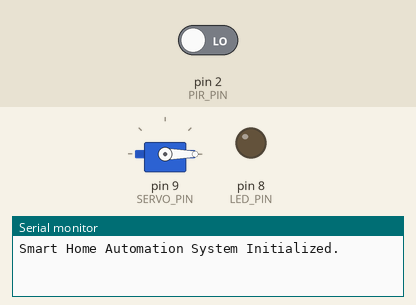
A sketch run on a simulated Arduino Uno, built with avr-gcc and run on an emulated ATmega328P. On the bench: servo, output pins drawn as LEDs (lit = HIGH), the last lines printed to the serial monitor. Inputs (shaded band) come from the test bench; at power-on: pin 2 (PIR_PIN) LOW.

Above: at 1.8 s.
1.9 s: pin 2 (PIR_PIN) driven HIGH
At 2.15 s:
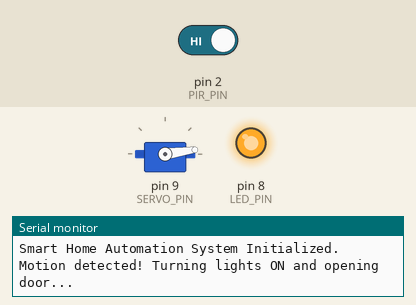
At 4.1 s:
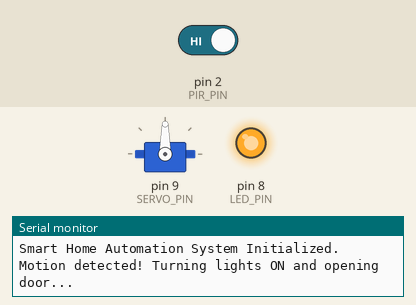
4.9 s: pin 2 (PIR_PIN) driven LOW
At 5.52 s:
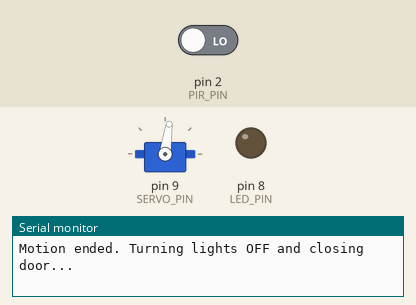
Timing chart, 0 to 8.2 s (numbered marks = the images above; inputs shaded):
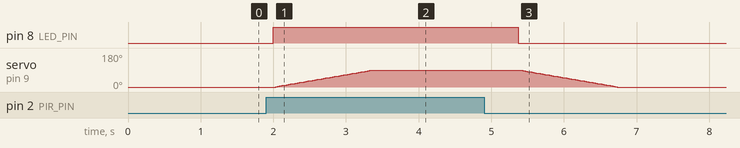

Measured:
- after the input at 1.9 s, pin 8 (LED_PIN): LOW → HIGH after 0.10 s; servo on pin 9 (SERVO_PIN): moves from 0° to 90° over 1.3 s, starting after 0.13 s
- after the input at 4.9 s, pin 8 (LED_PIN): HIGH → LOW after 0.47 s; servo on pin 9 (SERVO_PIN): moves from 90° to 0° over 1.3 s, starting after 0.50 s

The sketch:

home_automation.ino
```cpp
/*
  Task 3: IoT Prototype - Smart Home Automation System
  PIR motion detection triggers a servo motor (automated door) and turns on home lights.
  Powered via external 9V battery power supply to breadboard.
*/

#include <Servo.h>

const int PIR_PIN = 2;     // PIR sensor signal pin
const int LED_PIN = 8;     // Home light LED / Relay signal pin
const int SERVO_PIN = 9;   // Servo motor control pin

Servo doorServo;
int pirState = LOW;        // Start with no motion detected
int val = 0;               // Variable for reading the pin status

void setup() {
    pinMode(PIR_PIN, INPUT);     // PIR as input
    pinMode(LED_PIN, OUTPUT);    // LED as output
    doorServo.attach(SERVO_PIN); // Attach servo

    // Initial state: Door closed (0 degrees), Light off
    doorServo.write(0);
    digitalWrite(LED_PIN, LOW);

    Serial.begin(9600);
    Serial.println("Smart Home Automation System Initialized.");
}

void loop() {
    val = digitalRead(PIR_PIN); // Read PIR sensor input

    if (val == HIGH) { // If motion is detected
        digitalWrite(LED_PIN, HIGH); // Turn light ON

        if (pirState == LOW) {
            Serial.println("Motion detected! Turning lights ON and opening door...");

            // Sweep servo from 0 to 90 degrees to open door
            for (int pos = 0; pos <= 90; pos += 1) {
                doorServo.write(pos);
                delay(15);
            }
            pirState = HIGH;
        }
    } else {
        digitalWrite(LED_PIN, LOW); // Turn light OFF

        if (pirState == HIGH) {
            Serial.println("Motion ended. Turning lights OFF and closing door...");

            // Sweep servo from 90 to 0 degrees to close door
            for (int pos = 90; pos >= 0; pos -= 1) {
                doorServo.write(pos);
                delay(15);
            }
            pirState = LOW;
        }
    }
    delay(500); // Poll every 500ms
}
```
